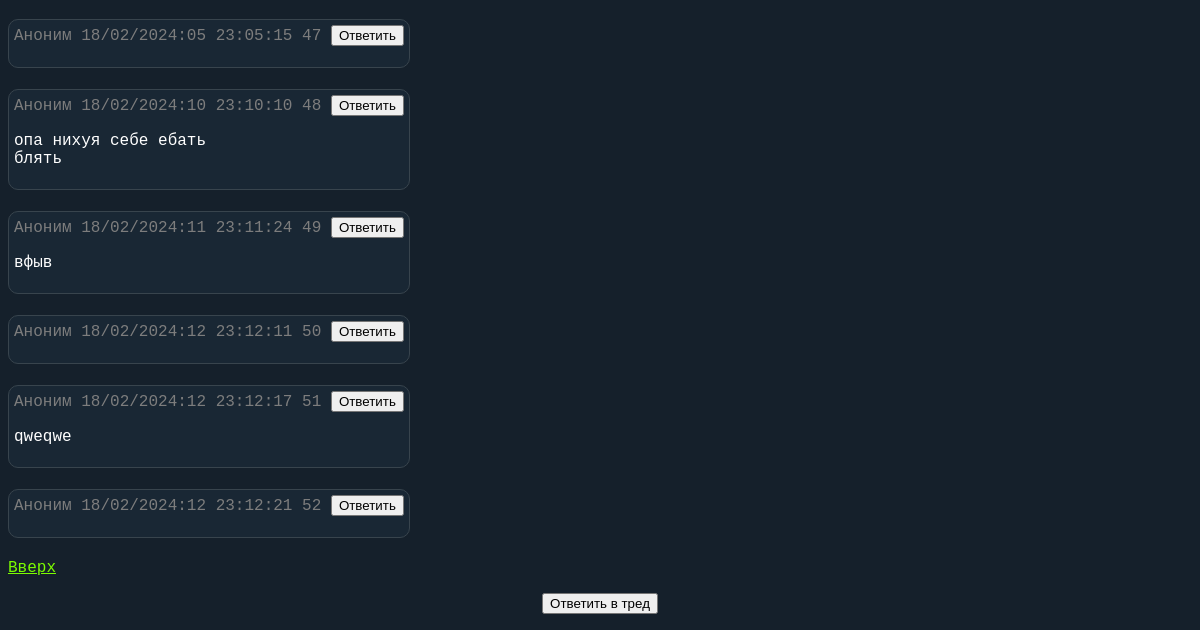
/b/1 (lower part), run on an earlier commit of the app's database.
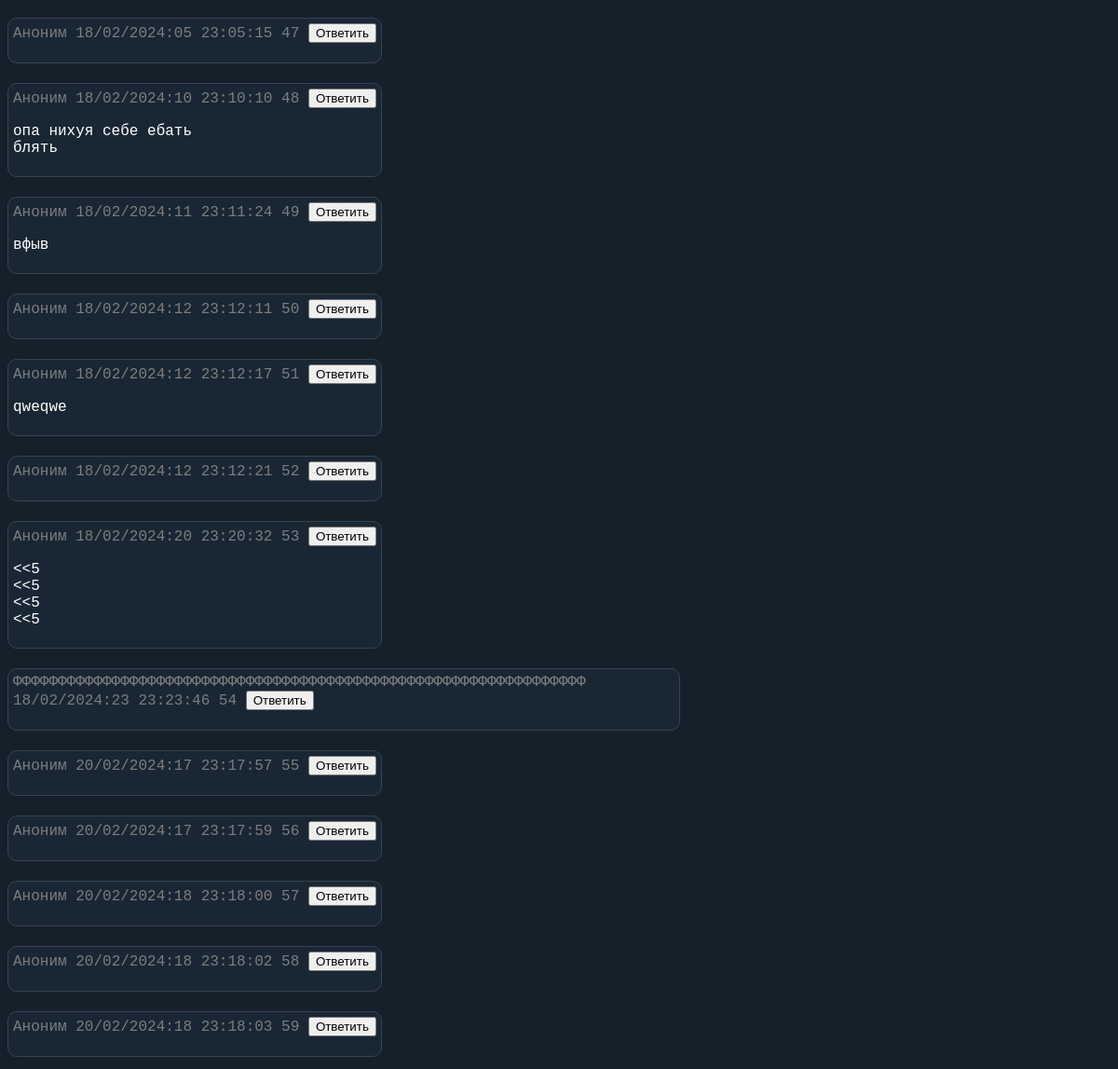
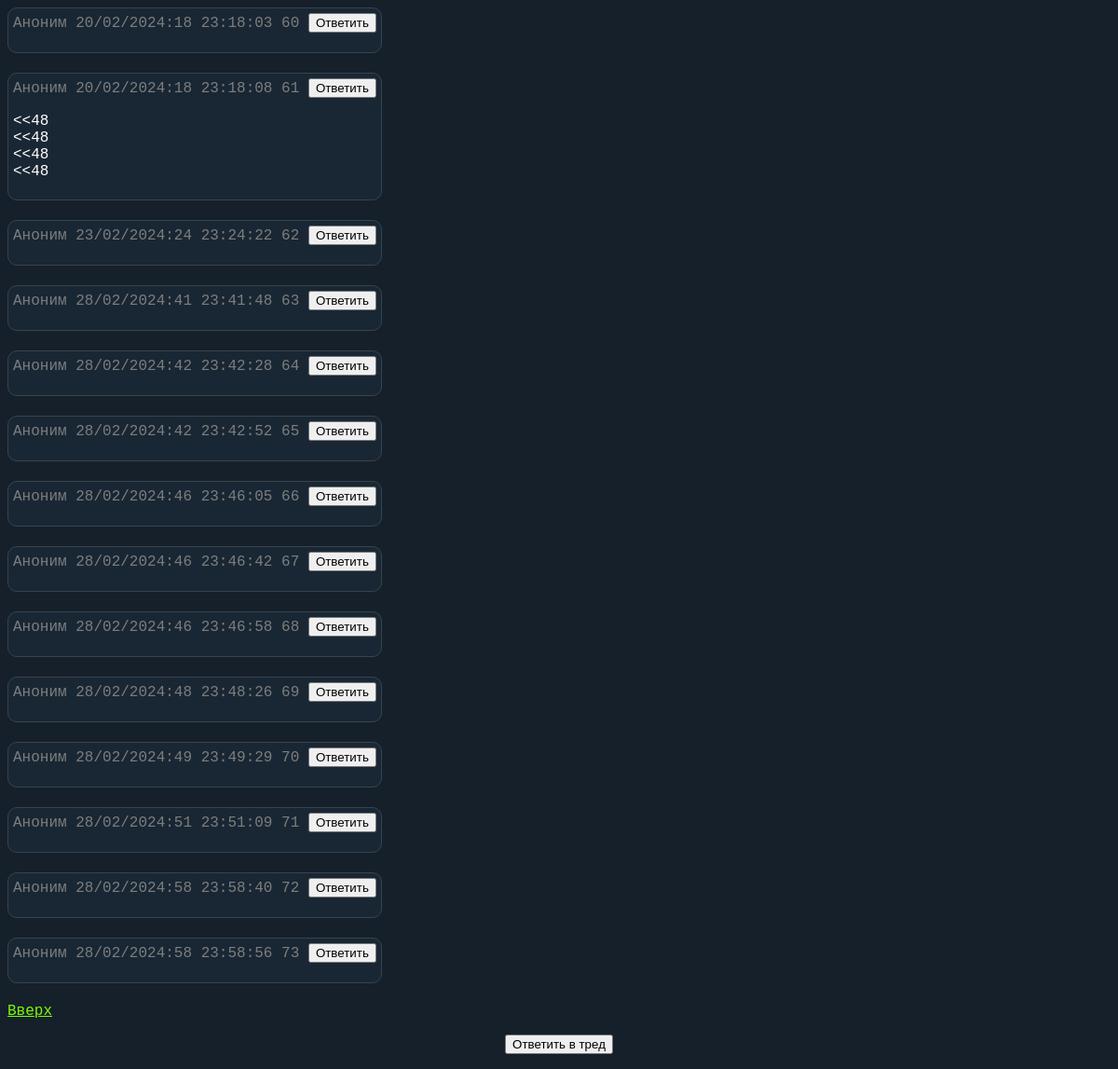
And on a later commit of the database (2 pictures, top to bottom).
### main_app/models.py (models this page shows)
class Post(models.Model):
    thread = models.ForeignKey(Thread, on_delete=models.CASCADE, default = 0)
    board = models.ForeignKey(Board, on_delete=models.CASCADE, default = 0)
    user_name = models.CharField(max_length = 64, default = "Аноним")
    user_ip = models.GenericIPAddressField(default = 0)
    text = models.TextField(blank = True)
    creation_time = models.DateTimeField(auto_now_add = True)
    files = models.ManyToManyField(File, blank=True)
    class Meta:
        verbose_name = "Пост"
        verbose_name_plural = "Посты"

### main_app/views.py (the view)
# urls.py: path('<str:board_tag>/<int:thread_id>', thread, name="thread")
def thread(request, board_tag, thread_id):
    board_instance = Board.objects.get(tag=board_tag)
    thread_instance = Thread.objects.get(id=thread_id)
    posts = Post.objects.filter(thread_id=thread_id)
    data = {"posts" : posts,
            "thread" : thread_instance,
            "board" : board_instance}
    if request.method == "POST":
        return create_post(request, board_instance, thread_instance)
    return render(request, "main_app/thread.html", context=data)

### main_app/templates/main_app/thread.html (shortened to what this page needs)
{% extends 'main_app/base.html' %}
{% load static %}
{%block body%}
{% for post in posts %}
<p>
<div class="thread-post" id="{{post.id}}">
    <div class="post-info">{{post.user_name}} {{post.creation_time|date:"d/m/Y:i"}} {{post.creation_time|date:"H:i:s"}}
        {{post.id}} <button onclick="reply('{{post.id}}')">Ответить</button></div>
    <p class="post-text" style="white-space: pre-wrap;">{{post.text}}</p>
</div>
</p>
{% endfor %}
<a href="#header">Вверх</a>
<div class="center">
    <p><button onclick="togglePostingForm('2')" id="posting-button2">Ответить в тред</button></p>
</div>
{%endblock body%}

### main_app/templates/main_app/base.html (shortened to what this page needs)
{% load static %}
<!DOCTYPE html>
<html lang="ru">
<head>
    <link rel="stylesheet" href="{% static 'main_app/css/main.css' %}">
</head>
<body>
    {% block body %}
    {% endblock body %}
</body>
</html>

### main_app/static/main_app/css/main.css (style rules this page uses)
body { font-family: "Consolas", monospace; color: white; background-color: #15202b; }
a { color: lawngreen }
.center { position: relative; text-align: center; }

What changed in the data, as far as the page shows it:
added Post: user_name "Аноним", creation_time "18/02/2024:20", creation_time "23:20:32", id "53", text "<<5 <<5 <<5 <<5"
added Post: user_name "ФФФФФФФФФФФФФФФФФФФФФФФФФФФФФФФФФФФФФФФФФФФФФФФФФФФФФФФФФФФФФФФФ", creation_time "18/02/2024:23", creation_time "23:23:46", id "54"
added Post: user_name "Аноним", creation_time "20/02/2024:17", creation_time "23:17:57", id "55"
added Post: user_name "Аноним", creation_time "20/02/2024:17", creation_time "23:17:59", id "56"
added Post: user_name "Аноним", creation_time "20/02/2024:18", creation_time "23:18:00", id "57"
added Post: user_name "Аноним", creation_time "20/02/2024:18", creation_time "23:18:02", id "58"
added Post: user_name "Аноним", creation_time "20/02/2024:18", creation_time "23:18:03", id "59"
added Post: user_name "Аноним", creation_time "20/02/2024:18", creation_time "23:18:03", id "60"
added Post: user_name "Аноним", creation_time "20/02/2024:18", creation_time "23:18:08", id "61", text "<<48 <<48 <<48 <<48"
added Post: user_name "Аноним", creation_time "23/02/2024:24", creation_time "23:24:22", id "62"
added Post: user_name "Аноним", creation_time "28/02/2024:41", creation_time "23:41:48", id "63"
added Post: user_name "Аноним", creation_time "28/02/2024:42", creation_time "23:42:28", id "64"
added Post: user_name "Аноним", creation_time "28/02/2024:42", creation_time "23:42:52", id "65"
added Post: user_name "Аноним", creation_time "28/02/2024:46", creation_time "23:46:05", id "66"
added Post: user_name "Аноним", creation_time "28/02/2024:46", creation_time "23:46:42", id "67"
added Post: user_name "Аноним", creation_time "28/02/2024:46", creation_time "23:46:58", id "68"
added Post: user_name "Аноним", creation_time "28/02/2024:48", creation_time "23:48:26", id "69"
added Post: user_name "Аноним", creation_time "28/02/2024:49", creation_time "23:49:29", id "70"
added Post: user_name "Аноним", creation_time "28/02/2024:51", creation_time "23:51:09", id "71"
added Post: user_name "Аноним", creation_time "28/02/2024:58", creation_time "23:58:40", id "72"
added Post: user_name "Аноним", creation_time "28/02/2024:58", creation_time "23:58:56", id "73"
